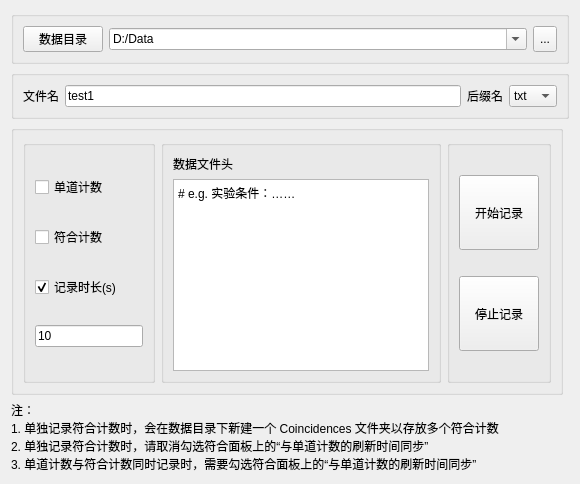
     <widget class="QWidget" name="pageData">
      <attribute name="title">
       <string>保存数据</string>
      </attribute>
      <layout class="QGridLayout" name="gridLayout_6">
       <item row="1" column="0" colspan="2">
        <widget class="QGroupBox" name="groupBox_6">
         <property name="title">
          <string/>
         </property>
         <layout class="QHBoxLayout" name="horizontalLayout_3">
          <item>
           <widget class="QLabel" name="label_3">
            <property name="text">
             <string>文件名</string>
            </property>
           </widget>
          </item>
          <item>
           <widget class="QLineEdit" name="textDataFileName">
            <property name="text">
             <string>test1</string>
            </property>
           </widget>
          </item>
          <item>
           <widget class="QLabel" name="label_7">
            <property name="text">
             <string>后缀名</string>
            </property>
           </widget>
          </item>
          <item>
           <widget class="QComboBox" name="comboDataFileSuffix">
            <item>
             <property name="text">
              <string>txt</string>
             </property>
            </item>
            <item>
             <property name="text">
              <string>dat</string>
             </property>
            </item>
           </widget>
          </item>
         </layout>
        </widget>
       </item>
       <item row="0" column="0" colspan="2">
        <widget class="QGroupBox" name="groupBox_5">
         <property name="title">
          <string/>
         </property>
         <layout class="QHBoxLayout" name="horizontalLayout_4">
          <item>
           <widget class="QPushButton" name="buttonOpenDataDir">
            <property name="text">
             <string>数据目录</string>
            </property>
           </widget>
          </item>
          <item>
           <widget class="QComboBox" name="textDataDirectory">
            <property name="sizePolicy">
             <sizepolicy hsizetype="Expanding" vsizetype="Fixed">
              <horstretch>0</horstretch>
              <verstretch>0</verstretch>
             </sizepolicy>
            </property>
            <property name="editable">
             <bool>true</bool>
            </property>
            <item>
             <property name="text">
              <string>D:/Data</string>
             </property>
            </item>
           </widget>
          </item>
          <item>
           <widget class="QToolButton" name="buttonDataDirectory">
            <property name="sizePolicy">
             <sizepolicy hsizetype="Fixed" vsizetype="Preferred">
              <horstretch>0</horstretch>
              <verstretch>0</verstretch>
             </sizepolicy>
            </property>
            <property name="text">
             <string>...</string>
            </property>
           </widget>
          </item>
         </layout>
        </widget>
       </item>
       <item row="2" column="0">
        <widget class="QGroupBox" name="groupBox_7">
         <property name="sizePolicy">
          <sizepolicy hsizetype="Expanding" vsizetype="Expanding">
           <horstretch>0</horstretch>
           <verstretch>0</verstretch>
          </sizepolicy>
         </property>
         <property name="title">
          <string/>
         </property>
         <layout class="QHBoxLayout" name="horizontalLayout_5">
          <item>
           <layout class="QGridLayout" name="gridLayout_7">
            <item row="0" column="1">
             <widget class="QGroupBox" name="groupBox_10">
              <property name="sizePolicy">
               <sizepolicy hsizetype="Expanding" vsizetype="Expanding">
                <horstretch>0</horstretch>
                <verstretch>0</verstretch>
               </sizepolicy>
              </property>
              <property name="title">
               <string/>
              </property>
              <layout class="QGridLayout" name="gridLayout_8">
               <item row="1" column="0">
                <widget class="QLabel" name="label_14">
                 <property name="text">
                  <string>数据文件头</string>
                 </property>
                </widget>
               </item>
               <item row="2" column="0">
                <widget class="QPlainTextEdit" name="textMetaData">
                 <property name="plainText">
                  <string># e.g. 实验条件：……</string>
                 </property>
                </widget>
               </item>
              </layout>
             </widget>
            </item>
            <item row="0" column="0">
             <widget class="QGroupBox" name="groupBox_9">
              <property name="sizePolicy">
               <sizepolicy hsizetype="Preferred" vsizetype="Expanding">
                <horstretch>0</horstretch>
                <verstretch>0</verstretch>
               </sizepolicy>
              </property>
              <property name="title">
               <string/>
              </property>
              <layout class="QVBoxLayout" name="verticalLayout_4">
               <item>
                <widget class="QCheckBox" name="checkboxSCC">
                 <property name="text">
                  <string>单道计数</string>
                 </property>
                </widget>
               </item>
               <item>
                <widget class="QCheckBox" name="checkboxCC">
                 <property name="text">
                  <string>符合计数</string>
                 </property>
                </widget>
               </item>
               <item>
                <widget class="QCheckBox" name="checkboxRecordTime">
                 <property name="text">
                  <string>记录时长(s)</string>
                 </property>
                 <property name="checked">
                  <bool>true</bool>
                 </property>
                </widget>
               </item>
               <item>
                <widget class="QLineEdit" name="textRecordTime">
                 <property name="sizePolicy">
                  <sizepolicy hsizetype="Preferred" vsizetype="Fixed">
                   <horstretch>0</horstretch>
                   <verstretch>0</verstretch>
                  </sizepolicy>
                 </property>
                 <property name="text">
                  <string>10</string>
                 </property>
                </widget>
               </item>
              </layout>
             </widget>
            </item>
            <item row="0" column="2">
             <widget class="QGroupBox" name="groupBox_11">
              <property name="title">
               <string/>
              </property>
              <layout class="QVBoxLayout" name="verticalLayout_3">
               <item>
                <spacer name="verticalSpacer_9">
                 <property name="orientation">
                  <enum>Qt::Vertical</enum>
                 </property>
                 <property name="sizeType">
                  <enum>QSizePolicy::Fixed</enum>
                 </property>
                 <property name="sizeHint" stdset="0">
                  <size>
                   <width>20</width>
                   <height>20</height>
                  </size>
                 </property>
                </spacer>
               </item>
               <item>
                <widget class="QPushButton" name="buttonStartRecord">
                 <property name="sizePolicy">
                  <sizepolicy hsizetype="Minimum" vsizetype="Expanding">
                   <horstretch>0</horstretch>
                   <verstretch>0</verstretch>
                  </sizepolicy>
                 </property>
                 <property name="text">
                  <string>开始记录</string>
                 </property>
                </widget>
               </item>
               <item>
                <spacer name="verticalSpacer_7">
                 <property name="orientation">
                  <enum>Qt::Vertical</enum>
                 </property>
                 <property name="sizeType">
                  <enum>QSizePolicy::Fixed</enum>
                 </property>
                 <property name="sizeHint" stdset="0">
                  <size>
                   <width>20</width>
                   <height>20</height>
                  </size>
                 </property>
                </spacer>
               </item>
               <item>
                <widget class="QPushButton" name="buttonStopRecord">
                 <property name="sizePolicy">
                  <sizepolicy hsizetype="Minimum" vsizetype="Expanding">
                   <horstretch>0</horstretch>
                   <verstretch>0</verstretch>
                  </sizepolicy>
                 </property>
                 <property name="text">
                  <string>停止记录</string>
                 </property>
                </widget>
               </item>
               <item>
                <spacer name="verticalSpacer_8">
                 <property name="orientation">
                  <enum>Qt::Vertical</enum>
                 </property>
                 <property name="sizeType">
                  <enum>QSizePolicy::Fixed</enum>
                 </property>
                 <property name="sizeHint" stdset="0">
                  <size>
                   <width>20</width>
                   <height>20</height>
                  </size>
                 </property>
                </spacer>
               </item>
              </layout>
             </widget>
            </item>
           </layout>
          </item>
         </layout>
        </widget>
       </item>
       <item row="3" column="0">
        <widget class="QLabel" name="label_15">
         <property name="text">
          <string>注：
1. 单独记录符合计数时，会在数据目录下新建一个 Coincidences 文件夹以存放多个符合计数
2. 单独记录符合计数时，请取消勾选符合面板上的“与单道计数的刷新时间同步”
3. 单道计数与符合计数同时记录时，需要勾选符合面板上的“与单道计数的刷新时间同步”</string>
         </property>
        </widget>
       </item>
      </layout>
     </widget>
